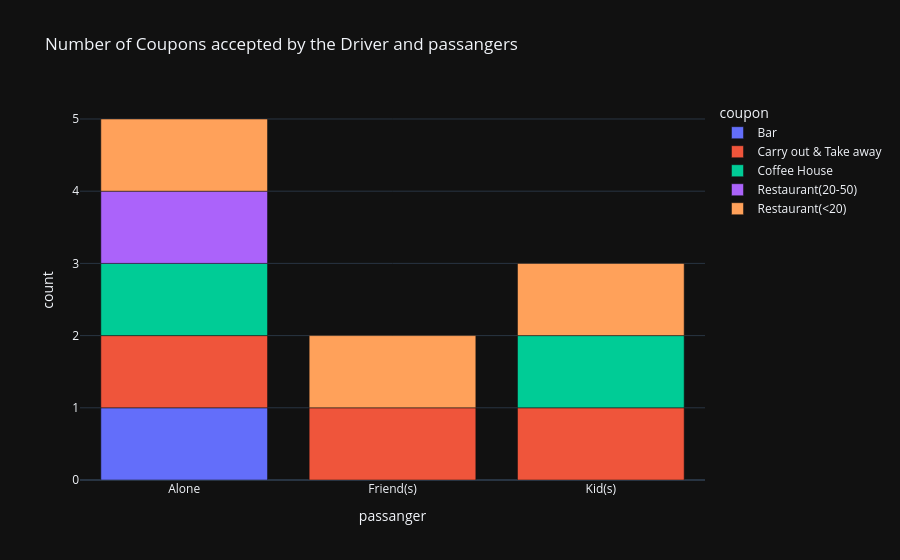

Source (notebook cell):
### Code cell
df_c = df_accept.groupby(['coupon','passanger']).count()
df_c = df_c.reset_index()
fig1 = px.bar(df_c, x='passanger', color='coupon', title='Number of Coupons accepted by the Driver and passangers')
#fig1.for_each_trace(lambda t: t.update(hovertemplate=t.hovertemplate.replace("sum of gender", "count of coupons")))
#fig1.for_each_yaxis(lambda a: a.update(title_text=a.title.text.replace("sum of gender", "count of coupons")))
fig1.show()

### Figure 1 — Plotly figure (JSON) as saved in the notebook; plotly's stock layout.template omitted (floating-point values rounded to 4 significant figures)
{"data": [{"alignmentgroup": "True", "hovertemplate": "coupon=Bar<br>passanger=%{x}<br>count=%{y}<extra></extra>", "legendgroup": "Bar", "marker": {"color": "#636efa", "pattern": {"shape": ""}}, "name": "Bar", "offsetgroup": "Bar", "orientation": "v", "showlegend": true, "textposition": "auto", "x": ["Alone"], "xaxis": "x", "y": [1], "yaxis": "y", "type": "bar"}, {"alignmentgroup": "True", "hovertemplate": "coupon=Carry out & Take away<br>passanger=%{x}<br>count=%{y}<extra></extra>", "legendgroup": "Carry out & Take away", "marker": {"color": "#EF553B", "pattern": {"shape": ""}}, "name": "Carry out & Take away", "offsetgroup": "Carry out & Take away", "orientation": "v", "showlegend": true, "textposition": "auto", "x": ["Alone", "Friend(s)", "Kid(s)"], "xaxis": "x", "y": [1, 1, 1], "yaxis": "y", "type": "bar"}, {"alignmentgroup": "True", "hovertemplate": "coupon=Coffee House<br>passanger=%{x}<br>count=%{y}<extra></extra>", "legendgroup": "Coffee House", "marker": {"color": "#00cc96", "pattern": {"shape": ""}}, "name": "Coffee House", "offsetgroup": "Coffee House", "orientation": "v", "showlegend": true, "textposition": "auto", "x": ["Alone", "Kid(s)"], "xaxis": "x", "y": [1, 1], "yaxis": "y", "type": "bar"}, {"alignmentgroup": "True", "hovertemplate": "coupon=Restaurant(20-50)<br>passanger=%{x}<br>count=%{y}<extra></extra>", "legendgroup": "Restaurant(20-50)", "marker": {"color": "#ab63fa", "pattern": {"shape": ""}}, "name": "Restaurant(20-50)", "offsetgroup": "Restaurant(20-50)", "orientation": "v", "showlegend": true, "textposition": "auto", "x": ["Alone"], "xaxis": "x", "y": [1], "yaxis": "y", "type": "bar"}, {"alignmentgroup": "True", "hovertemplate": "coupon=Restaurant(<20)<br>passanger=%{x}<br>count=%{y}<extra></extra>", "legendgroup": "Restaurant(<20)", "marker": {"color": "#FFA15A", "pattern": {"shape": ""}}, "name": "Restaurant(<20)", "offsetgroup": "Restaurant(<20)", "orientation": "v", "showlegend": true, "textposition": "auto", "x": ["Alone", "Friend(s)", "Kid(s)"], "xaxis": "x", "y": [1, 1, 1], "yaxis": "y", "type": "bar"}], "layout": {"xaxis": {"anchor": "y", "domain": [0.0, 1.0], "title": {"text": "passanger"}}, "yaxis": {"anchor": "x", "domain": [0.0, 1.0], "title": {"text": "count"}}, "legend": {"title": {"text": "coupon"}, "tracegroupgap": 0}, "title": {"text": "Number of Coupons accepted by the Driver and passangers"}, "barmode": "relative"}}
